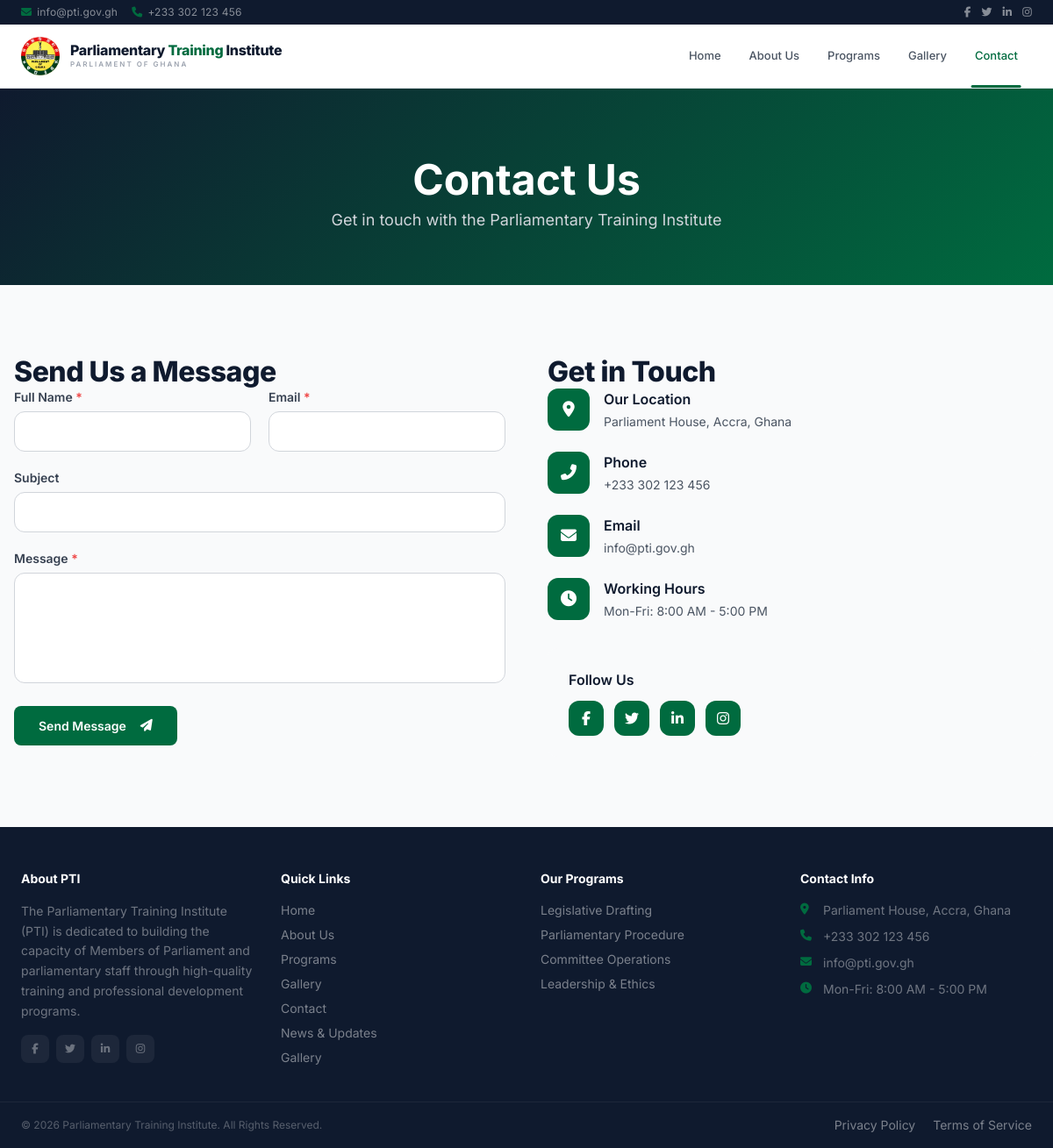
The page /contact.php on the database its author committed.
### tables this page shows
CREATE TABLE IF NOT EXISTS settings (
    id INT AUTO_INCREMENT PRIMARY KEY,
    setting_key VARCHAR(100) NOT NULL UNIQUE,
    setting_value TEXT,
    created_at TIMESTAMP DEFAULT CURRENT_TIMESTAMP,
    updated_at TIMESTAMP DEFAULT CURRENT_TIMESTAMP ON UPDATE CURRENT_TIMESTAMP
);

CREATE TABLE IF NOT EXISTS menu_items (
    id INT AUTO_INCREMENT PRIMARY KEY,
    label VARCHAR(100) NOT NULL,
    link VARCHAR(255) NOT NULL DEFAULT '#',
    parent_id INT DEFAULT NULL,
    icon VARCHAR(50) DEFAULT NULL,
    target ENUM('_self','_blank') NOT NULL DEFAULT '_self',
    sort_order INT NOT NULL DEFAULT 0,
    status ENUM('active','inactive') NOT NULL DEFAULT 'active',
    created_at TIMESTAMP DEFAULT CURRENT_TIMESTAMP,
    updated_at TIMESTAMP DEFAULT CURRENT_TIMESTAMP ON UPDATE CURRENT_TIMESTAMP,
    FOREIGN KEY (parent_id) REFERENCES menu_items(id) ON DELETE SET NULL
);

CREATE TABLE IF NOT EXISTS programs (
    id INT AUTO_INCREMENT PRIMARY KEY,
    title VARCHAR(200) NOT NULL,
    slug VARCHAR(200) NOT NULL UNIQUE,
    description TEXT,
    content LONGTEXT,
    image VARCHAR(255),
    duration VARCHAR(100),
    fee DECIMAL(10,2) DEFAULT 0.00,
    category VARCHAR(100),
    status ENUM('active','inactive') NOT NULL DEFAULT 'active',
    featured TINYINT(1) DEFAULT 0,
    created_by INT,
    created_at TIMESTAMP DEFAULT CURRENT_TIMESTAMP,
    updated_at TIMESTAMP DEFAULT CURRENT_TIMESTAMP ON UPDATE CURRENT_TIMESTAMP,
    FOREIGN KEY (created_by) REFERENCES users(id) ON DELETE SET NULL
);

### config/database.php (called while the page is built, shortened)
<?php
try {
    $pdo = new PDO("mysql:host=" . DB_HOST . ";dbname=" . DB_NAME . ";charset=utf8mb4", DB_USER, DB_PASS);
    $pdo->setAttribute(PDO::ATTR_ERRMODE, PDO::ERRMODE_EXCEPTION);
    $pdo->setAttribute(PDO::ATTR_DEFAULT_FETCH_MODE, PDO::FETCH_ASSOC);
} catch (PDOException $e) {
    die("Database connection failed: " . $e->getMessage());
}
function getSetting($key) {
    global $pdo;
    $stmt = $pdo->prepare("SELECT setting_value FROM settings WHERE setting_key = ?");
    $stmt->execute([$key]);
    $row = $stmt->fetch();
    return $row ? $row['setting_value'] : null;
}

### contact.php (the view, shortened to what this page needs)
<?php
require_once 'config/database.php';
?>
<?php require 'includes/header.php'; ?>
<section class="page-banner">
    <div class="max-w-7xl mx-auto px-4 text-center">
        <h1 class="text-4xl md:text-5xl font-bold mb-2">Contact Us</h1>
        <p class="text-gray-300 text-lg">Get in touch with the Parliamentary Training Institute</p>
    </div>
</section>
<section class="py-16 md:py-20">
    <div class="max-w-7xl mx-auto px-4">
        <div class="grid md:grid-cols-2 gap-12">
            <div>
                <h2 class="section-title">Send Us a Message</h2>
                <form method="POST" class="space-y-5">
                    <div class="grid md:grid-cols-2 gap-5">
                        <div>
                            <label class="block text-sm font-semibold text-gray-700 mb-1.5">Full Name <span class="text-red-500">*</span></label>
                            <input type="text" name="name" required class="w-full px-4 py-3 border border-gray-300 rounded-xl focus:ring-2 focus:ring-primary focus:border-primary outline-none transition text-sm">
                        </div>
                        <div>
                            <label class="block text-sm font-semibold text-gray-700 mb-1.5">Email <span class="text-red-500">*</span></label>
                            <input type="email" name="email" required class="w-full px-4 py-3 border border-gray-300 rounded-xl focus:ring-2 focus:ring-primary focus:border-primary outline-none transition text-sm">
                        </div>
                    </div>
                    <div>
                        <label class="block text-sm font-semibold text-gray-700 mb-1.5">Subject</label>
                            <input type="text" name="subject" class="w-full px-4 py-3 border border-gray-300 rounded-xl focus:ring-2 focus:ring-primary focus:border-primary outline-none transition text-sm">
                    </div>
                    <div>
                        <label class="block text-sm font-semibold text-gray-700 mb-1.5">Message <span class="text-red-500">*</span></label>
                        <textarea name="message" rows="5" required class="w-full px-4 py-3 border border-gray-300 rounded-xl focus:ring-2 focus:ring-primary focus:border-primary outline-none transition text-sm resize-none"></textarea>
                    </div>
                    <button type="submit" class="btn-primary">Send Message <i class="fas fa-paper-plane ml-2"></i></button>
                </form>
            </div>
            <div>
                <h2 class="section-title">Get in Touch</h2>
                <div class="space-y-6">
                    <div class="flex items-start gap-4">
                        <div class="w-12 h-12 bg-primary text-white rounded-xl flex items-center justify-center text-lg flex-shrink-0"><i class="fas fa-map-marker-alt"></i></div>
                        <div><h4 class="font-semibold text-dark-primary">Our Location</h4><p class="text-sm text-gray-600 mt-1"><?= getSetting('site_address') ?></p></div>
                    </div>
                    <div class="flex items-start gap-4">
                        <div class="w-12 h-12 bg-primary text-white rounded-xl flex items-center justify-center text-lg flex-shrink-0"><i class="fas fa-phone-alt"></i></div>
                        <div><h4 class="font-semibold text-dark-primary">Phone</h4><p class="text-sm text-gray-600 mt-1"><?= getSetting('site_phone') ?></p></div>
                    </div>
                    <div class="flex items-start gap-4">
                        <div class="w-12 h-12 bg-primary text-white rounded-xl flex items-center justify-center text-lg flex-shrink-0"><i class="fas fa-envelope"></i></div>
                        <div><h4 class="font-semibold text-dark-primary">Email</h4><p class="text-sm text-gray-600 mt-1"><?= getSetting('site_email') ?></p></div>
                    </div>
                    <div class="flex items-start gap-4">
                        <div class="w-12 h-12 bg-primary text-white rounded-xl flex items-center justify-center text-lg flex-shrink-0"><i class="fas fa-clock"></i></div>
                        <div><h4 class="font-semibold text-dark-primary">Working Hours</h4><p class="text-sm text-gray-600 mt-1"><?= getSetting('working_hours') ?: 'Mon-Fri: 8:00 AM - 5:00 PM' ?></p></div>
                    </div>
                </div>
                <div class="mt-8 p-4 md:p-6 bg-gray-50 rounded-xl">
                    <h4 class="font-semibold text-dark-primary mb-3">Follow Us</h4>
                    <div class="flex gap-3">
                        <a href="#" class="w-10 h-10 bg-primary text-white rounded-xl flex items-center justify-center hover:bg-primary-dark transition"><i class="fab fa-facebook-f"></i></a>
                        <a href="#" class="w-10 h-10 bg-primary text-white rounded-xl flex items-center justify-center hover:bg-primary-dark transition"><i class="fab fa-twitter"></i></a>
                        <a href="#" class="w-10 h-10 bg-primary text-white rounded-xl flex items-center justify-center hover:bg-primary-dark transition"><i class="fab fa-linkedin-in"></i></a>
                        <a href="#" class="w-10 h-10 bg-primary text-white rounded-xl flex items-center justify-center hover:bg-primary-dark transition"><i class="fab fa-instagram"></i></a>
                    </div>
                </div>
            </div>
        </div>
    </div>
</section>
<?php require 'includes/footer.php'; ?>

### includes/header.php (shortened to what this page needs)
<!DOCTYPE html>
<html lang="en">
<head>
    <script src="https://cdn.tailwindcss.com"></script>
    <link rel="stylesheet" href="https://cdnjs.cloudflare.com/ajax/libs/font-awesome/6.5.1/css/all.min.css">
</head>
<body>
<?php $currentPage = basename($_SERVER['SCRIPT_NAME']); ?>
<div class="top-bar">
    <div class="max-w-7xl mx-auto px-4 sm:px-6">
        <div class="flex items-center justify-between">
            <div class="flex items-center gap-4 text-xs">
                <a href="mailto:<?= getSetting('site_email') ?>" class="flex items-center gap-1.5"><i class="fas fa-envelope" style="color:var(--primary)"></i> <span class="contact-text"><?= getSetting('site_email') ?></span></a>
                <a href="tel:<?= getSetting('site_phone') ?>" class="flex items-center gap-1.5"><i class="fas fa-phone" style="color:var(--primary)"></i> <span class="contact-text"><?= getSetting('site_phone') ?></span></a>
            </div>
            <div class="flex items-center gap-3 text-xs">
                <a href="#" class="hover:text-white transition"><i class="fab fa-facebook-f"></i></a>
                <a href="#" class="hover:text-white transition"><i class="fab fa-twitter"></i></a>
                <a href="#" class="hover:text-white transition"><i class="fab fa-linkedin-in"></i></a>
                <a href="#" class="hover:text-white transition"><i class="fab fa-instagram"></i></a>
            </div>
        </div>
    </div>
</div>
<header class="main-header" id="mainHeader">
    <div class="max-w-7xl mx-auto px-4 sm:px-6">
        <div class="flex items-center justify-between">
            <a href="index.php" class="flex items-center gap-3 py-2.5">
                <div class="logo"><img src="assets/logos/logo.png" alt="PTI" onerror="this.style.display='none'"></div>
                <div>
                    <div class="logo-text">Parliamentary <span>Training</span> Institute</div>
                    <div class="logo-sub">Parliament of Ghana</div>
                </div>
            </a>
            <nav class="desktop-menu">
                <div class="main-nav flex items-center">
                    <?php
                    $stmt = $pdo->query("SELECT * FROM menu_items WHERE parent_id IS NULL AND status='active' ORDER BY sort_order");
                    while ($item = $stmt->fetch()):
                        $active = ($currentPage == $item['link']) ? 'active' : '';
                    ?>
                    <?php
                    $subs = $pdo->prepare("SELECT * FROM menu_items WHERE parent_id = ? AND status='active' ORDER BY sort_order");
                    $subs->execute([$item['id']]);
                    $hasChild = $subs->rowCount() > 0;
                    ?>
                    <div class="nav-item<?= $hasChild ? ' nav-has-child' : '' ?>">
                        <a href="<?= $item['link'] ?>" class="<?= $active ?>" target="<?= $item['target'] ?>"><?= $item['label'] ?></a>
                    </div>
                    <?php endwhile; ?>
                </div>
            </nav>
        </div>
    </div>
</header>

### includes/footer.php (shortened to what this page needs)
<footer class="footer pt-12 pb-0">
    <div class="max-w-7xl mx-auto px-4 sm:px-6">
        <div class="grid sm:grid-cols-2 lg:grid-cols-4 gap-8 pb-10">
            <div>
                <h5>About PTI</h5>
                <p class="text-sm leading-relaxed text-white/40 mb-4">The Parliamentary Training Institute (PTI) is dedicated to building the capacity of Members of Parliament and parliamentary staff through high-quality training and professional development programs.</p>
                <div class="flex gap-2">
                    <a href="#" class="social-link"><i class="fab fa-facebook-f"></i></a>
                    <a href="#" class="social-link"><i class="fab fa-twitter"></i></a>
                    <a href="#" class="social-link"><i class="fab fa-linkedin-in"></i></a>
                    <a href="#" class="social-link"><i class="fab fa-instagram"></i></a>
                </div>
            </div>
            <div>
                <h5>Quick Links</h5>
                <ul class="space-y-2 text-sm">
                    <?php $stmt = $pdo->query("SELECT * FROM menu_items WHERE parent_id IS NULL AND status='active' ORDER BY sort_order"); while ($item = $stmt->fetch()): ?>
                    <li><a href="<?= $item['link'] ?>" class="hover:pl-1"><?= $item['label'] ?></a></li>
                    <?php endwhile; ?>
                    <li><a href="news.php" class="hover:pl-1">News & Updates</a></li>
                    <li><a href="gallery.php" class="hover:pl-1">Gallery</a></li>
                </ul>
            </div>
            <div>
                <h5>Our Programs</h5>
                <ul class="space-y-2 text-sm">
                    <?php $progs = $pdo->query("SELECT * FROM programs WHERE status='active' LIMIT 5"); while ($p = $progs->fetch()): ?>
                    <li><a href="program-details.php?slug=<?= $p['slug'] ?>" class="hover:pl-1"><?= $p['title'] ?></a></li>
                    <?php endwhile; ?>
                </ul>
            </div>
            <div>
                <h5>Contact Info</h5>
                <div class="space-y-2.5 text-sm">
                    <div class="contact-item">
                        <i class="fas fa-map-marker-alt"></i>
                        <span class="text-white/40"><?= getSetting('site_address') ?></span>
                    </div>
                    <div class="contact-item">
                        <i class="fas fa-phone"></i>
                        <span class="text-white/40"><?= getSetting('site_phone') ?></span>
                    </div>
                    <div class="contact-item">
                        <i class="fas fa-envelope"></i>
                        <span class="text-white/40"><?= getSetting('site_email') ?></span>
                    </div>
                    <div class="contact-item">
                        <i class="fas fa-clock"></i>
                        <span class="text-white/40">Mon-Fri: 8:00 AM - 5:00 PM</span>
                    </div>
                </div>
            </div>
        </div>
    </div>
    <div class="footer-bottom">
        <div class="max-w-7xl mx-auto px-4 sm:px-6 flex flex-col sm:flex-row items-center justify-between gap-2">
            <div class="text-white/30"><?= getSetting('footer_text') ?></div>
            <div class="flex gap-5 text-sm">
                <a href="#" class="text-white/30 hover:text-white transition">Privacy Policy</a>
                <a href="#" class="text-white/30 hover:text-white transition">Terms of Service</a>
            </div>
        </div>
    </div>
</footer>
</body>
</html>

### rows shown on the page
settings: setting_value "info@pti.gov.gh"
settings: setting_value "+233 302 123 456"
menu_items: label "Home"
menu_items: label "About Us"
menu_items: label "Programs"
menu_items: label "Gallery"
menu_items: label "Contact"
settings: setting_value "Parliament House, Accra, Ghana"
settings: setting_value "Mon-Fri: 8:00 AM - 5:00 PM"
programs: title "Legislative Drafting"
programs: title "Parliamentary Procedure"
programs: title "Committee Operations"
programs: title "Leadership & Ethics"
settings: setting_value "© 2026 Parliamentary Training Institute. All Rights Reserved."
